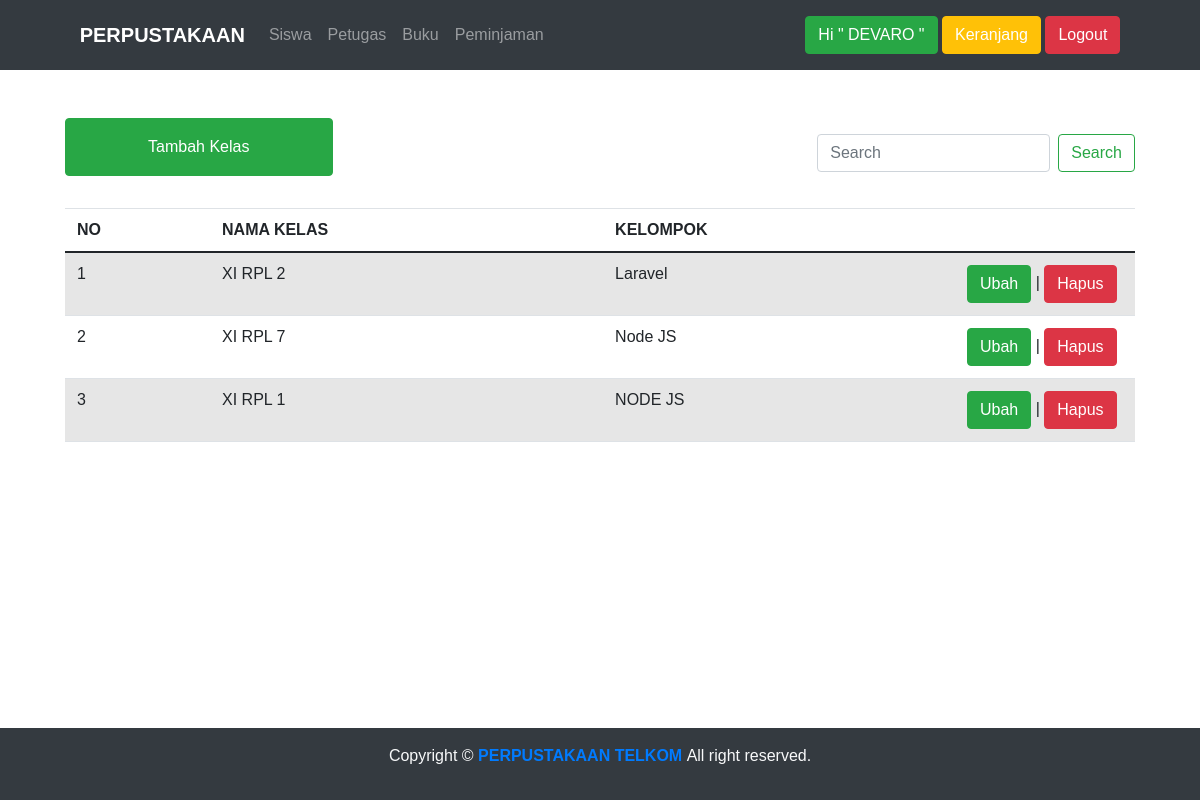
Page /kelas.php (signed in) on the committed database.
### tables this page shows
CREATE TABLE `kelas` (
  `id_kelas` int(11) NOT NULL,
  `nama_kelas` varchar(20) NOT NULL,
  `kelompok` varchar(20) NOT NULL,
  `angkatan` int(22) NOT NULL
);

### kelas.php (the view, shortened to what this page needs)
<?php
include "navbar.php";
?>
<!DOCTYPE html>
<html lang="en">
<head>
    <link href="https://cdn.jsdelivr.net/npm/bootstrap@5.0.1/dist/css/bootstrap.min.css" rel="stylesheet">
</head>
<body>
<div class="container col-11 py-5">
        <div class="mb-3">
        <form action="" method="post" class="form-inline py-3" style="float: right">
<input name="search" class="form-control mr-sm-2" placeholder="Search" aria-label="Search" value="
<?php
if(isset($_POST['cari'])) {
  echo $_POST['search'];
}
?>">
    <button name="cari" class="btn btn-outline-success my-2 my-sm-0" type="submit">Search</button>
  </form>
        <a href="tambah_kelas.php" class="btn btn-success py-3 col-md-3 mb-3">Tambah Kelas</a>
        </div>
    <table class="table table-hover table-striped">
    <thead>
    <tr>
        <th>NO</th>
        <th>NAMA KELAS</th>
        <th>KELOMPOK</th>
        <th></th>
</tr>
    </thead>
    <tbody>
    <?php
			include('koneksi.php');
				if(isset($_POST['cari'])) {
					$kata_cari = $_POST['search'];
					$query = "SELECT * FROM kelas WHERE nama_kelas like '%".$kata_cari."%' OR kelompok like '%".$kata_cari."%' ORDER BY id_kelas ASC";
				} else {
					$query = "SELECT * FROM kelas ORDER BY id_kelas ASC";
				}
				$result = mysqli_query($konn, $query);
                $no=0;
                $row = mysqli_num_rows($result);
				while ($data_siswa = mysqli_fetch_assoc($result)) {
                    $no++;
                    if ($row <= 0){
                        echo '<script>alert("Daata Yang Dicari Tidak Ada");location.href="kelas.php"</script>';
                    }else{
                        ?>
                        <tr>
                        <td><?=$no?> </td>
                        <td> <?=$data_siswa['nama_kelas']?> </td>
                        <td> <?=$data_siswa['kelompok']?> </td>
                        <td style="width: 180px">
                        <a href="ubah_kelas.php?id_kelas=<?=$data_siswa['id_kelas'] ?>"class="btn btn-success">Ubah </a> |
                        <a href="hapus_kelas.php?id_kelas=<?=$data_siswa['id_kelas'] ?>" onclick="return confirm('Are you sure you want to delete this item?') "class="btn btn-danger">Hapus</a>
                        </td>
                        <?php
                    }
                    ?>
                    </tr>
			<?php
			}
			?>
    </tbody>
    </table>
        </div>
</body>
<?php
    include "footer.php";
    ?>
</html>

### navbar.php (style rules this page uses)
* { font-family: "Oswald",sans-serif; font-weight: medium; }

### rows in the picture
kelas: nama_kelas "XI RPL 2", kelompok "Laravel"
kelas: nama_kelas "XI RPL 7", kelompok "Node JS"
kelas: nama_kelas "XI RPL 1", kelompok "NODE JS"

### other values in the picture
$terlogin "DEVARO"
